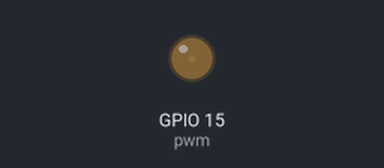
This program was run on a simulated ESP32 board running MicroPython. On the bench: output pins drawn as LEDs (lit = HIGH).

Above: at 0.05 s.
At 2.35 s:
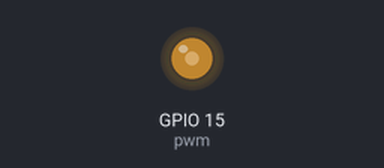
At 4.65 s:
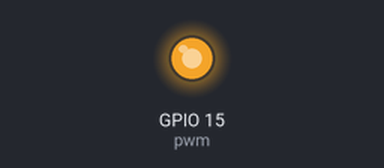
At 9.25 s:
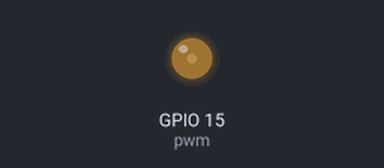
Timing chart, 0 to 13.4 s (numbered marks = the images above):
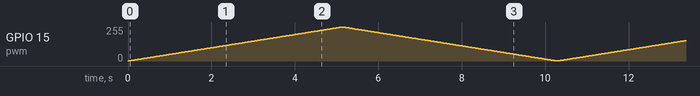

The program:

PWM_led.py
```python
import time
import machine
pwm = machine.PWM(machine.Pin(15))
pwm.freq(60)
while True:
    for i in range(1024):
        pwm.duty(i)
        time.sleep(0.005)
    for i in range(1023, -1, -1):
        pwm.duty(i)
        time.sleep(0.005)
```
